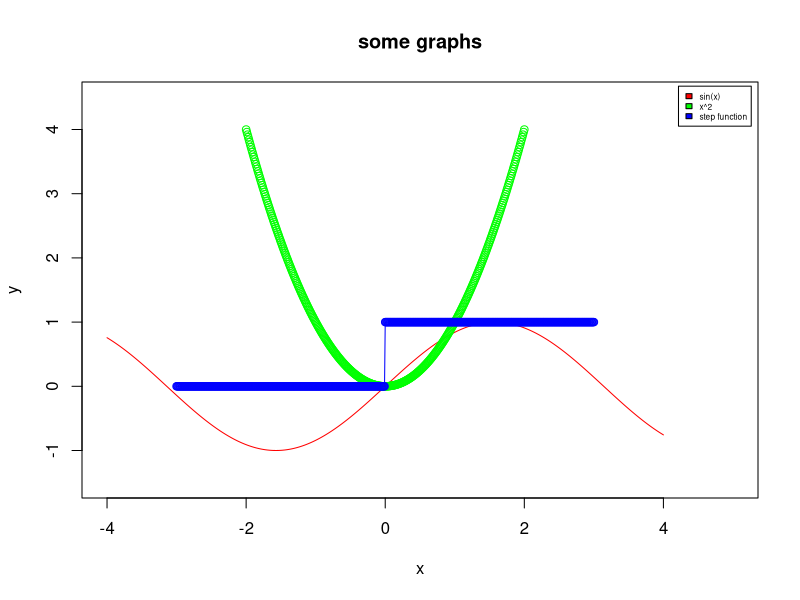

This figure's R source:
#Q1
#(a) 
x <- seq(-4,4,0.01)
y = sin(x)
plot(x,y,type='l', col = 'red', xlim=c(-4,5),ylim=c(-1.5,4.5))
#(b)
par(new=TRUE)
x <- seq(-2,2,0.01)
lines(x, x*x, col = 'green',type='p')

#(c)
x = seq(-3,3,0.01)
fun <- function(x) {
  for (i in 1:length(x)) {
    if (x[i] < 0) x[i] = 0
    else x[i] = 1
  }
  return(x)
}

z = fun(x)
lines(x,z,col='blue',type = 'o')
title(main='some graphs')
legend("topright", inset=.01,
       c("sin(x)","x^2","step function"),fill=c('red','green','blue'),cex=0.5)

#Q2
fun <- function(x, labels) { #this assume 0.99 critical value
  m <- matrix(x, nrow = length(x)/length(labels)) #this matrix assume that all data values in the
  #same group are together, for example, c(1,2,3,4,5,6,7,8) -> 1,2 are in group 1, 
  k = length(labels)
  n = nrow(m)
  tm <- gl(k,1, n*k, factor(labels))
  vec <- vector(mode='numeric', length=k)
  for (i in 1:k) {
    vec[i] = mean(m[,i])
  }
  mean <- mean(vec)
  sum = 0
  for (i in 1:k) {
    sum  = sum + n*(vec[i] - mean)^2
  }
  
  df = k-1
  MS = sum / df
  ss = 0
  for (i in 1:k) {
    for (j in 1:n){
      ss = ss+ (m[j,i] - vec[i])^2
    }
  }

    df2 <- k*(n-1)
    MSW <- ss/df2
    f = MS/MSW #f-value calculated
    fvalue <- qf(0.99, df,df2) #f critical value
    if (f > fvalue) {
      return('reject H_0')
    } else {
      return('fail to reject H_0')
    }
    
}
  
t <- c(7,8,15,11,9,10,12,17,13,18,19,15,14,18,19,17,16,18,19,25,22,23,18,20)
n <- c(1,1,1,1,1,1,2,2,2,2,2,2,3,3,3,3,3,3,4,4,4,4,4,4)
  
fun(t,c(1,2,3,4))



